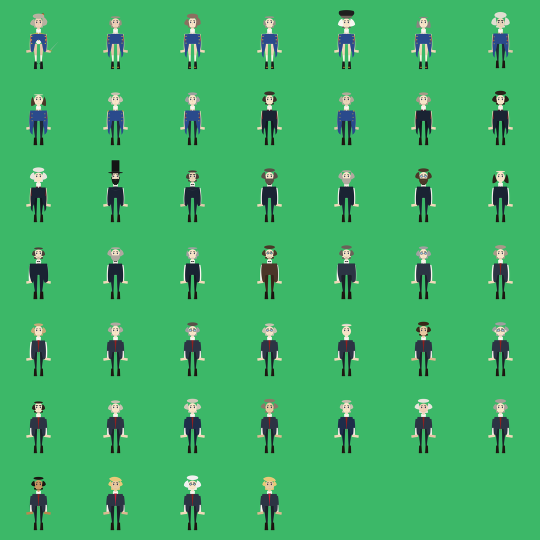
#> input picture collage_instagram.png, 1080 x 1080 px (shown at 1/2 size)
$ python -i make_senet_collage.py   (imports and definitions only)
#> lines starting #> are read from the running program, lines starting #| are printed output that depends on the picture
#> further down, picture is the input picture: PIL image 1080x1080 RGB; mean R, G, B 63.7, 176.6, 104
#!/usr/bin/env python3
"""Build Instagram carousel collages of Senet portraits, sorted by primary Senate year."""

from __future__ import annotations

import json
import os
import re
import shutil
import subprocess
import sys
from math import ceil
from pathlib import Path

from PIL import Image, ImageDraw, ImageFont

DATA_DIR = Path(__file__).resolve().parent
PORTRAITS = DATA_DIR / "portraits"
INDEX = DATA_DIR / "senators.json"
THUMB_DIR = DATA_DIR / "portraits_thumb"
OUT_DIR = DATA_DIR / "collage_instagram"

INSTAGRAM_SIZE = (1080, 1080)
GREEN = (60, 184, 104)
COLS = 10
ROWS = 9
PER_PAGE = COLS * ROWS
THUMB_W = INSTAGRAM_SIZE[0] // COLS
THUMB_H = INSTAGRAM_SIZE[1] // ROWS


# [6 lines left out: function _find_magick, not called in this run]


def load_senators() -> list[dict]:
    data = json.loads(INDEX.read_text(encoding="utf-8"))
    return sorted(data, key=lambda s: (s["primary_senate_year"], s["name"].lower()))


def thumb_path(svg_name: str) -> Path:
    return THUMB_DIR / svg_name.replace(".svg", ".png")


# [27 lines left out: function ensure_thumb, not called in this run]


def fit_tile(im: Image.Image) -> Image.Image:
    """Center-crop fill to cell (full-body reads best)."""
    scale = max(THUMB_W / im.width, THUMB_H / im.height)
#> scale = 0.111
    nw, nh = max(1, int(im.width * scale)), max(1, int(im.height * scale))
#> nw = 120; nh = 120
    resized = im.resize((nw, nh), Image.Resampling.LANCZOS)
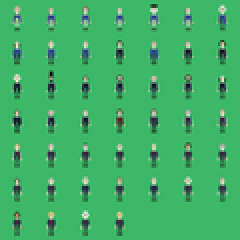
#> resized: PIL image 120x120 RGB (shown 2 times larger); mean R, G, B 63.7, 176.6, 104
    left = (nw - THUMB_W) // 2
#> left = 6
    top = (nh - THUMB_H) // 2
#> top = 0
    return resized.crop((left, top, left + THUMB_W, top + THUMB_H)).convert("RGB")
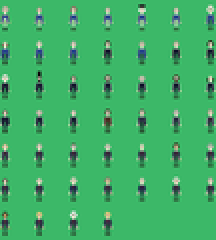
#> returned value: PIL image 108x120 RGB (shown 2 times larger); mean R, G, B 64.1, 175.8, 104


# [148 lines left out: functions _font, year_range_label, build_page, build_cover, build_collages, _build_year_timeline, not called in this run]


def main() -> None:
    out = Path(sys.argv[1]) if len(sys.argv) > 1 else OUT_DIR
    build_collages(out)


# [2 lines not run here, left out]

>>> from PIL import Image
>>> picture = Image.open('../collage_instagram.png')
>>> result = fit_tile(picture)

$ run again, on generated_png/01 - George Washington.png
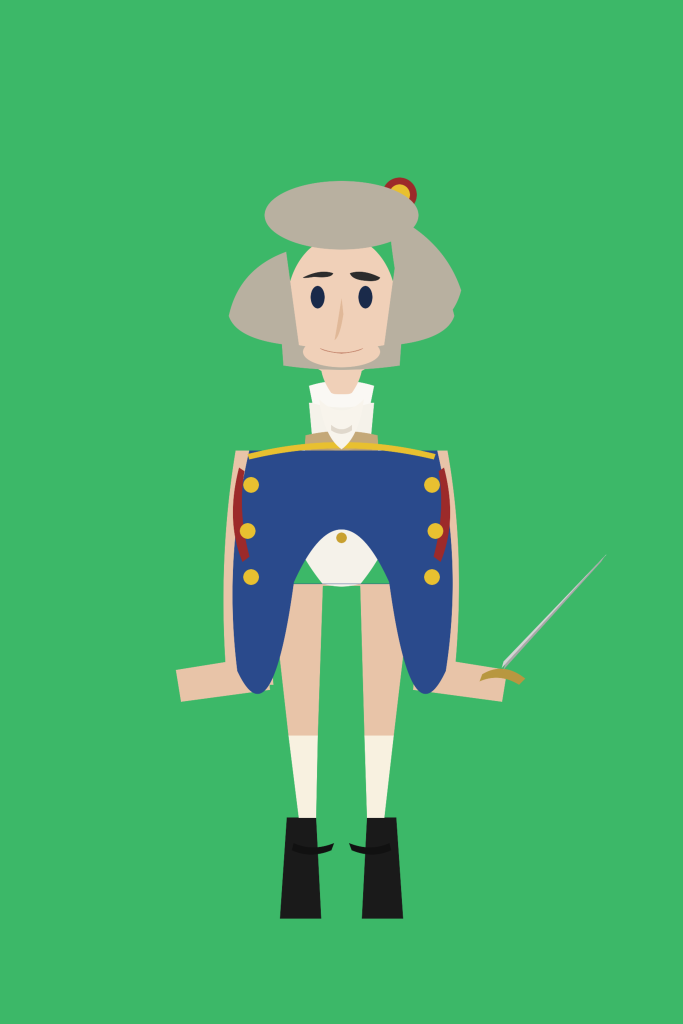
#> input picture generated_png/01 - George Washington.png, 2048 x 3072 px (shown at 1/3 size)
#> picture is the input picture: PIL image 2048x3072 RGBA; mean R, G, B, A 73.1, 178, 110.6, 255
#> in fit_tile, `resized = im.resize((nw, nh), Image.Resampling.LANCZOS)`:
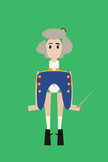
#> resized: PIL image 108x162 RGBA; mean R, G, B, A 73.1, 178, 110.6, 255
#> in fit_tile, `return resized.crop((left, top, left + THUMB_W, top + THUMB_H)).conver..`:
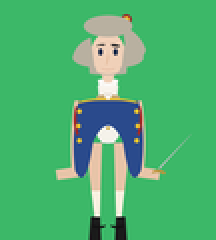
#> returned value: PIL image 108x120 RGB (shown 2 times larger); mean R, G, B 77.8, 176.5, 113.3
